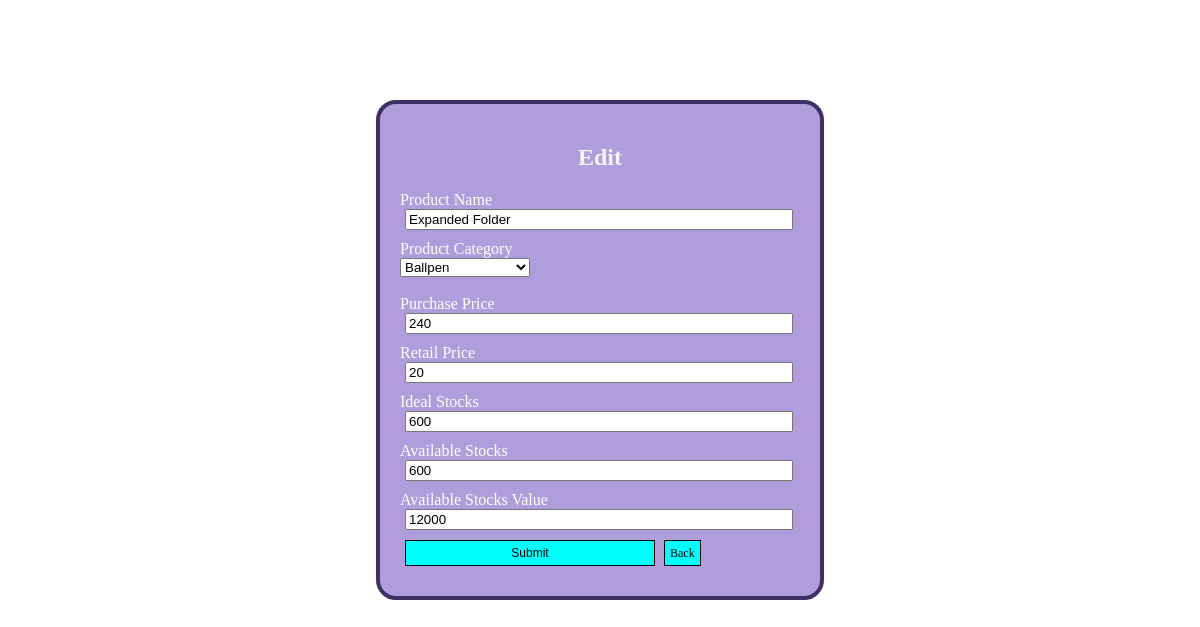
Screenshot of /Admin/edit.php?id=Expanded Folder with the database file from the repository.
### tables this page shows
CREATE TABLE `inventory` (
  `ProductId` int(255) NOT NULL,
  `ProdName` varchar(255) NOT NULL,
  `Category` varchar(255) NOT NULL,
  `PurPrice` int(255) NOT NULL,
  `RetailPrice` int(255) NOT NULL,
  `IdealStocks` int(255) NOT NULL,
  `AvailStocks` int(255) NOT NULL,
  `AvailStockVal` int(255) NOT NULL,
  `PurchasedAt` timestamp NOT NULL DEFAULT current_timestamp()
);

### Admin/edit.php (the view, shortened to what this page needs)
<?php
$conn = mysqli_connect("localhost", "root", "", "spims");
$id = $_GET['id'];
$query = mysqli_query($conn, "SELECT * FROM  inventory  WHERE ProdName  ='$id'");
$row = mysqli_fetch_array($query);
?>
<!DOCTYPE html>
<html>
<head>
    <link rel="stylesheet" href="Res/Style/edit.css">
</head>
<body>
    <main>
        <h2>Edit</h2>
        <form method="POST" action="updatedb.php?id=<?php echo $id; ?>">
            <div>
                <label for="prodName"> Product Name </label></br>
                <input type="text" name="prodName" value="<?php echo $row['ProdName']; ?>" id="prodName" required>
            </div>
            <div>
                <label for="prodCat"> Product Category</label></br>
                <select name="Category" id="Category" required>
                    <option value="Ballpen">Ballpen</option>
                </select>
            </div>
            <div>
                </br><label for="purPrice"> Purchase Price </label></br>
                <input type="text" name="purPrice" id="purPrice" required value="<?php echo $row['PurPrice']; ?>">
            </div>
            <div>
                <label for="retPrice"> Retail Price </label></br>
                <input type="text" name="retPrice" id="retPrice" required value="<?php echo $row['RetailPrice']; ?>">
            </div>
            <div>
                <label for="idlStks"> Ideal Stocks </label></br>
                <input type="number" name="idlStks" id="idlStks" required value="<?php echo $row['IdealStocks']; ?>">
            </div>
            <div>
                <label for="availStks"> Available Stocks </label></br>
                <input type="text" name="availStks" id="availStks" required value="<?php echo $row['AvailStocks']; ?>">
            </div>
            <div>
                <label for="asVal"> Available Stocks Value </label></br>
                <input type="number" name="asVal" id="asVal" required value="<?php echo $row['AvailStockVal']; ?>">
            </div>
            <input id="submitBtn" type="submit" name="submit">
            <a id="backBtn" href="tabs.php">Back</a>
        </form>
    </main>
</body>
</html>

### Admin/Res/Style/edit.css (style rules this page uses)
main { margin: auto; border: 4px solid rgb(62, 47, 101); width: 400px; height: auto; border-radius: 20px; margin-top: 100px; background-color: rgb(97, 63, 184, 0.5); color: whitesmoke; padding: 20px 20px; }
form input { margin-bottom: 10px; width: 380px; margin-right: 5px; margin-left: 5px; }
form { color: white; }
h2 { text-align: center; }
#submitBtn, #backBtn { border: 0.3px solid black; width: 250px; background-color: aqua; padding: 5px 5px; font-size: 12px; text-decoration: none; color: black; }

### rows the page displays
inventory: prodName "Expanded Folder", purPrice "240", retPrice "20", idlStks "600", availStks "600", asVal "12000"
